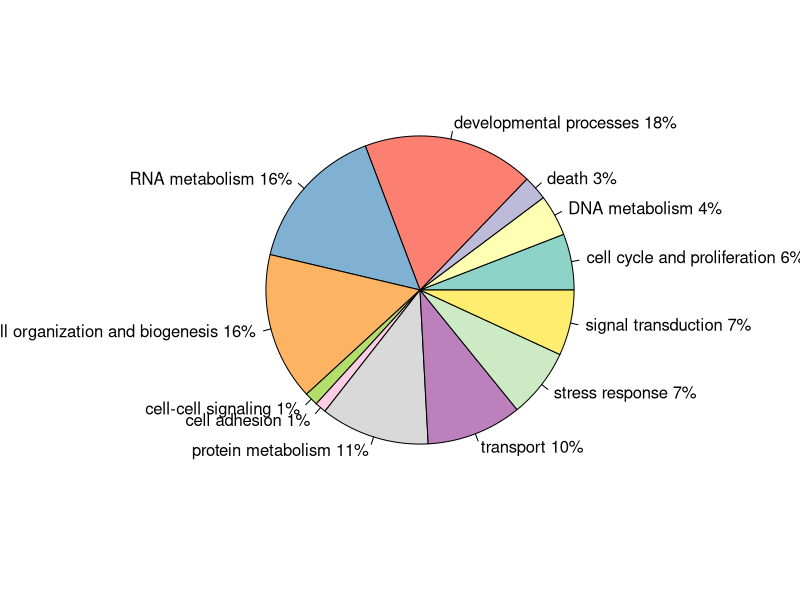
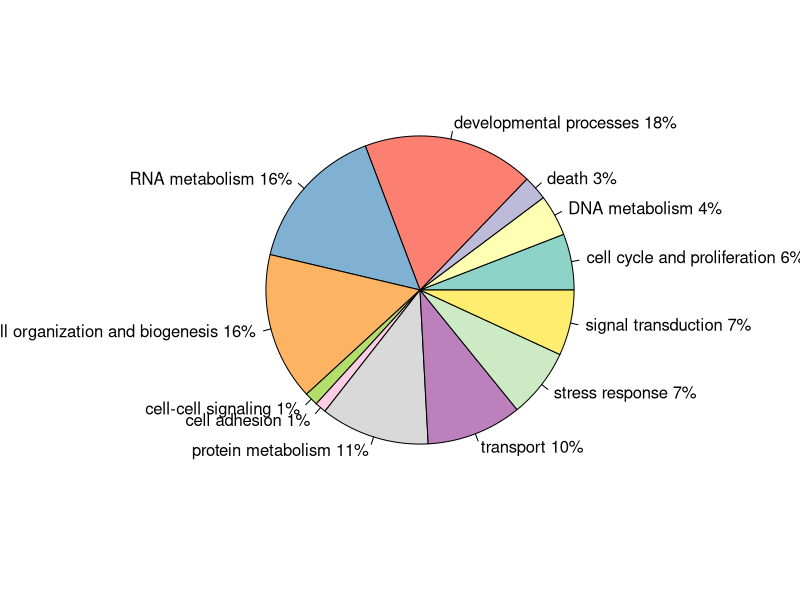
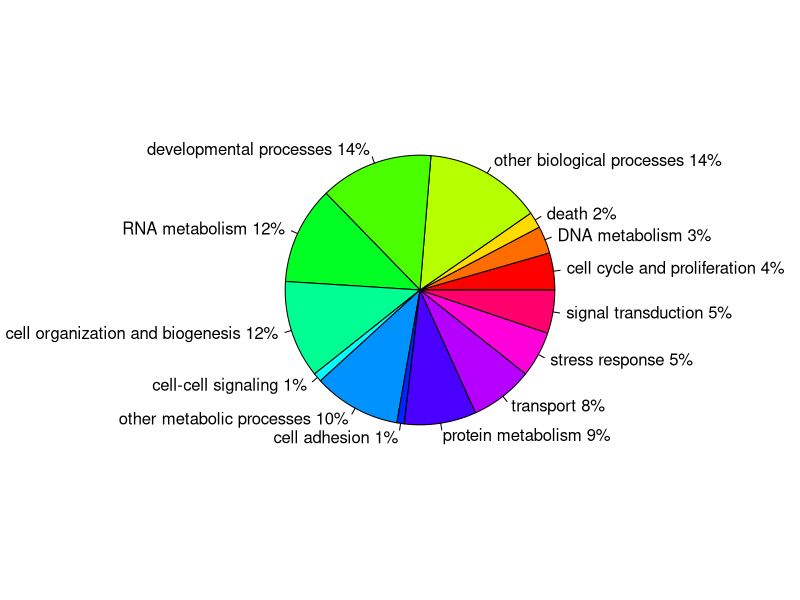
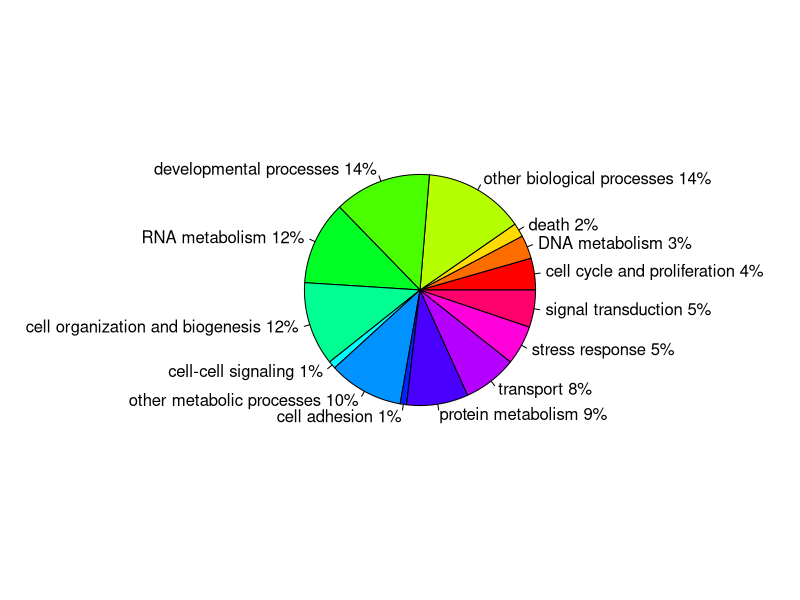

These figures' R source, in order:
## ---- chunk 1
gopie <- read.delim("../analyses/BLAST-to-GOslim/GOslim-P-pie.txt", header = FALSE)
gopie
## ---- chunk 2
piecolors <- RColorBrewer::brewer.pal(12, "Set3")
## ---- chunk 3
slices <- c(8841, 6507, 3858, 26964, 23297, 23265, 2129, 1768, 17143, 15006, 10910, 10319) #create vector of counts of GOslims based on the file read in above; don't use numbers associated with "other biological processes" or "other metabolic processes"
lbls <- c("cell cycle and proliferation", "DNA metabolism", "death", "developmental processes", "RNA metabolism", "cell organization and biogenesis", "cell-cell signaling", "cell adhesion", "protein metabolism", "transport", "stress response", "signal transduction") #create vector of GOslim terms in the same order as the number of counts; don't include "other biological processes" or "other metabolic processes"
pct <- round(slices/sum(slices)*100) #get percentages of each GOslim term
lbls <- paste(lbls, pct) #add percents to labels
lbls <- paste(lbls, "%", sep = "") #ad % to labels
pie(slices,labels = lbls, col = piecolors)
## ---- chunk 4
pdf("../analyses/BLAST-to-GOslim/GOslim-pie-transcriptome-v3.1.pdf")
slices <- c(8841, 6507, 3858, 26964, 23297, 23265, 2129, 1768, 17143, 15006, 10910, 10319) #create vector of counts of GOslims based on the file read in above; don't use numbers associated with "other biological processes" or "other metabolic processes"
lbls <- c("cell cycle and proliferation", "DNA metabolism", "death", "developmental processes", "RNA metabolism", "cell organization and biogenesis", "cell-cell signaling", "cell adhesion", "protein metabolism", "transport", "stress response", "signal transduction") #create vector of GOslim terms in the same order as the number of counts; don't include "other biological processes" or "other metabolic processes"
pct <- round(slices/sum(slices)*100) #get percentages of each GOslim term
lbls <- paste(lbls, pct) #add percents to labels
lbls <- paste(lbls, "%", sep = "") #ad % to labels
pie(slices,labels = lbls, col = piecolors)
## ---- chunk 5
newpiecolors <- rainbow(14)
## ---- chunk 6
slices2 <- c(8841, 6507, 3858, 27904, 26964, 23297, 23265, 2129, 20834, 1768, 17143, 15006, 10910, 10319) #create vector of counts of GOslims based on the file read in above
lbls2 <- c("cell cycle and proliferation", "DNA metabolism", "death", "other biological processes", "developmental processes", "RNA metabolism", "cell organization and biogenesis", "cell-cell signaling", "other metabolic processes", "cell adhesion", "protein metabolism", "transport", "stress response", "signal transduction") #create vector of GOslim terms in the same order as the number of counts
pct2 <- round(slices2/sum(slices2)*100) #get percentages of each GOslim term
lbls2 <- paste(lbls2, pct2) #add percents to labels
lbls2 <- paste(lbls2, "%", sep = "") #ad % to labels
pie(slices2, labels = lbls2, col = newpiecolors, radius = 0.7)
## ---- chunk 7
pdf("../analyses/BLAST-to-GOslim/allterms.GOslim-pie-transcriptome-v3.1.pdf", paper = "USr")
slices2 <- c(8841, 6507, 3858, 27904, 26964, 23297, 23265, 2129, 20834, 1768, 17143, 15006, 10910, 10319) #create vector of counts of GOslims based on the file read in above
lbls2 <- c("cell cycle and proliferation", "DNA metabolism", "death", "other biological processes", "developmental processes", "RNA metabolism", "cell organization and biogenesis", "cell-cell signaling", "other metabolic processes", "cell adhesion", "protein metabolism", "transport", "stress response", "signal transduction") #create vector of GOslim terms in the same order as the number of counts
pct2 <- round(slices2/sum(slices2)*100) #get percentages of each GOslim term
lbls2 <- paste(lbls2, pct2) #add percents to labels
lbls2 <- paste(lbls2, "%", sep = "") #ad % to labels
pie(slices2, labels = lbls2, col = newpiecolors, radius = 0.6)
